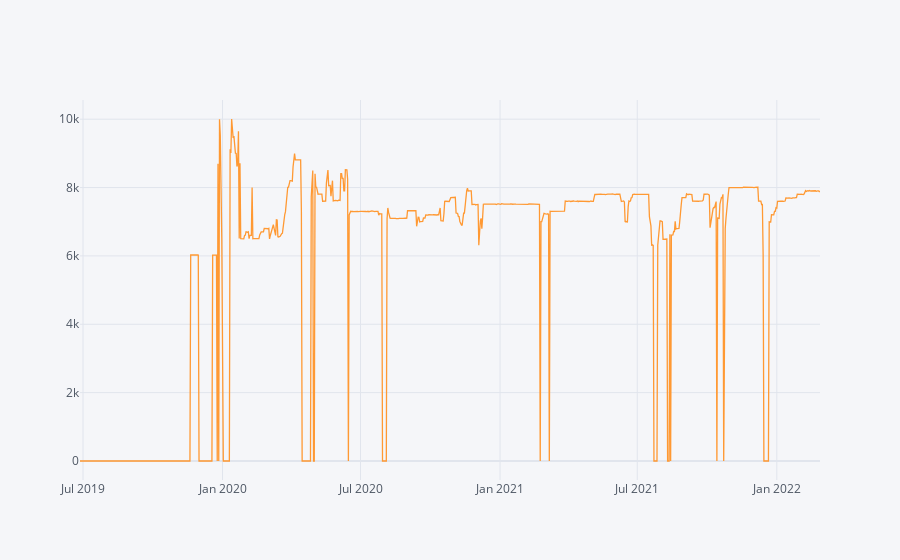

Write notebook code for a chart like this one.
### Markdown cell above
### Machine 520K001

### Code cell
df_520K001_New['Keyphasor Proximitor Probe 520K001'].iplot()

### Figure 1 — Plotly figure (JSON) as saved in the notebook; plotly's stock layout.template omitted (floating-point values rounded to 4 significant figures; data arrays with more than 128 entries replaced by an {"elided": "..."} marker saying what was removed)
{"data": [{"line": {"color": "rgba(255, 153, 51, 1.0)", "dash": "solid", "shape": "linear", "width": 1.3}, "mode": "lines", "name": "Keyphasor Proximitor Probe 520K001", "text": "", "type": "scatter", "x": {"elided": "938 str values"}, "y": {"elided": "938 int values"}}], "layout": {"legend": {"bgcolor": "#F5F6F9", "font": {"color": "#4D5663"}}, "paper_bgcolor": "#F5F6F9", "plot_bgcolor": "#F5F6F9", "title": {"font": {"color": "#4D5663"}}, "xaxis": {"gridcolor": "#E1E5ED", "showgrid": true, "tickfont": {"color": "#4D5663"}, "title": {"font": {"color": "#4D5663"}, "text": ""}, "zerolinecolor": "#E1E5ED"}, "yaxis": {"gridcolor": "#E1E5ED", "showgrid": true, "tickfont": {"color": "#4D5663"}, "title": {"font": {"color": "#4D5663"}, "text": ""}, "zerolinecolor": "#E1E5ED"}}}
